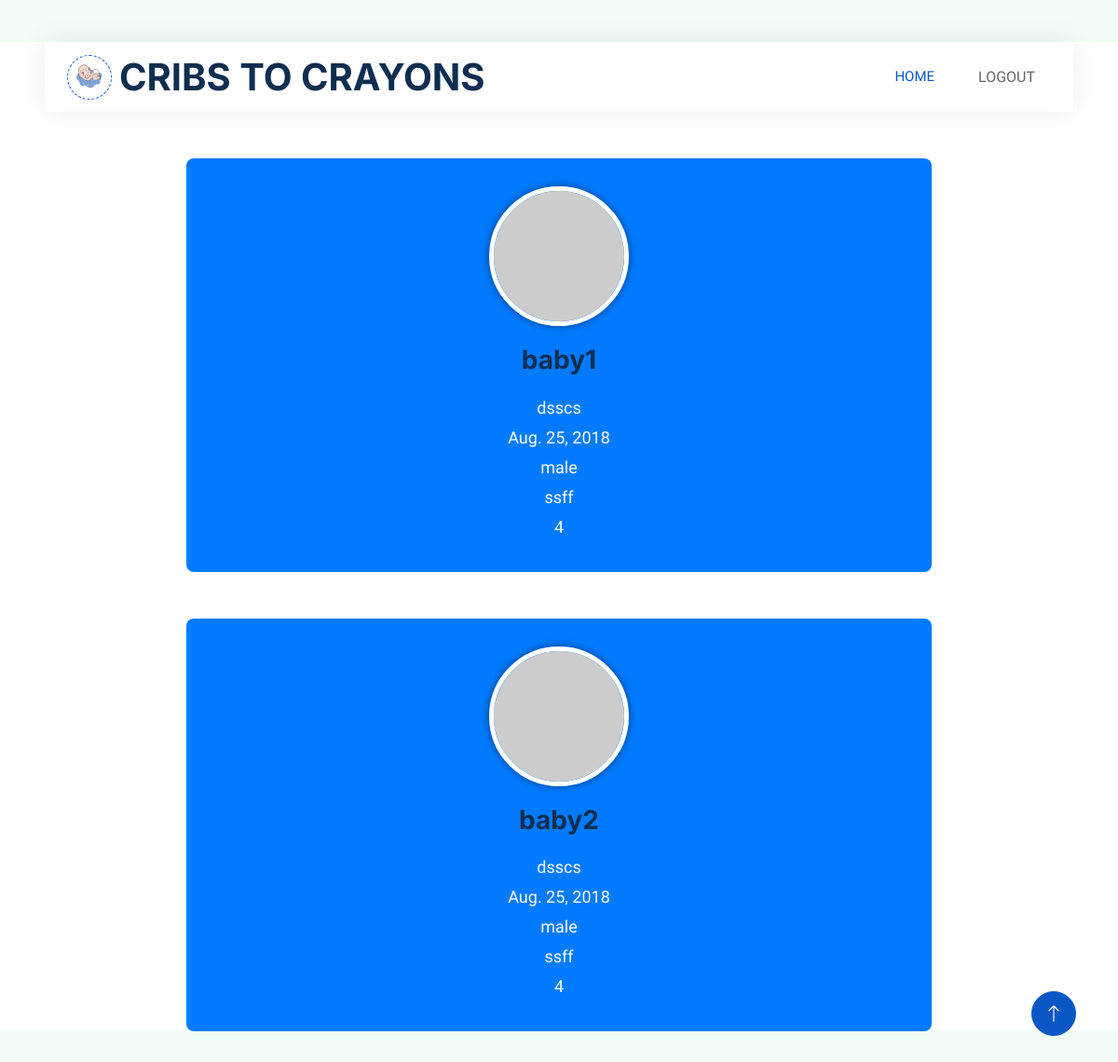
The page /viewbabyh/1 on the database its author committed.
### app1/models.py (models this page shows)
class Baby_details(models.Model):
    parent_id=models.ForeignKey(Parent,on_delete=models.CASCADE)
    hospital_id=models.ForeignKey(Hospital,on_delete=models.CASCADE)
    baby_name=models.CharField(max_length=20)
    father_name=models.CharField(max_length=20,null=True,blank=True)
    gender=models.CharField(max_length=20,null=True,blank=True)
    blood_group=models.CharField(max_length=20,null=True,blank=True)
    weight=models.IntegerField()
    birth_date=models.DateField()

### app1/views.py (the view)
# urls.py: path('viewbabyh/<int:id>',views.view_baby,name="viewbabyh"),
def view_baby(request,id):
    parent=Parent.objects.get(id=id)
    baby=Baby_details.objects.filter(parent_id=parent)
    print(baby)
    context={
        'baby':baby
    }
    return render(request,'Hospital/viewbabydetails.html',context)

### template/Hospital/viewbabydetails.html (shortened to what this page needs)
<!DOCTYPE html>
<html lang="en">
{% load static %}
<head>
    <link href="https://cdnjs.cloudflare.com/ajax/libs/font-awesome/5.10.0/css/all.min.css" rel="stylesheet">
    <link href="https://cdn.jsdelivr.net/npm/bootstrap-icons@1.4.1/font/bootstrap-icons.css" rel="stylesheet">
    <link href="{% static 'js/animate.min.css' %}" rel="stylesheet">
    <link href="{% static 'js/owl.carousel.min.css' %}" rel="stylesheet">
    <link href="{% static 'css/bootstrap.min.css' %}" rel="stylesheet">
    <link href="{% static 'css/style.css' %}" rel="stylesheet">
</head>
<body>
    <div class="container-xxl bg-white p-0">
        <div class="container-fluid nav-bar bg-transparent">
            <nav class="navbar navbar-expand-lg bg-white navbar-light py-0 px-4">
                <a href="index.html" class="navbar-brand d-flex align-items-center text-center">
                    <div class="icon p-2 me-2">
                        <img class="img-fluid" src="{% static 'img/logo.gif' %}" alt="Icon" style="width: 30px; height: 30px;">
                    </div>
                    <h1 class="m-0 " >CRIBS TO CRAYONS</h1>
                </a>
                <div class="collapse navbar-collapse" id="navbarCollapse">
                    <div class="navbar-nav ms-auto">
                        <a href="{% url 'hospitalprofile'%}" class="nav-item nav-link active">HOME</a>
                    </div>
                    <a href="{% url 'login'%}" class="btn  px-3 d-none d-lg-flex" >LOGOUT</a>
                </div>
            </nav>
        </div>
{% for i in baby %}
<div class="profile-container">
  <div class="profile-header text-center">
    <img src="https://via.placeholder.com/150" alt="Profile Picture" class="profile-picture">
    <h1 class="profile-name">{{ i.baby_name }}</h1>
    <div class="profile-details">
      <p>{{ i.father_name }}</p>
      <p>{{ i.birth_date }}</p>
      <p>{{ i.gender }}</p>
      <p>{{ i.blood_group }}</p>
      <p>{{ i.weight }}</p>
    </div>
  </div>
</div>
{% endfor %}
<a href="#" class="btn btn-lg btn-primary btn-lg-square back-to-top"><i class="bi bi-arrow-up"></i></a>
</div>
</body>
</html>

### static/css/style.css (style rules this page uses)
:root { --primary: #0957c5; --secondary: #2264ff; --light: #EFFDF5; --dark: #2551d3; }
.back-to-top { position: fixed; display: none; right: 45px; bottom: 45px; z-index: 99; }
.btn { transition: .5s; }
.btn.btn-primary, .btn.btn-secondary { color: #FFFFFF; }
.btn-lg-square { width: 48px; height: 48px; }
.btn-square, .btn-sm-square, .btn-lg-square { padding: 0; display: flex; align-items: center; justify-content: center; font-weight: normal; border-radius: 50px; }
.nav-bar { position: relative; margin-top: 45px; padding: 0 3rem; transition: .5s; z-index: 9999; }
.navbar { box-shadow: 0 0 30px rgba(0, 0, 0, .08); }
.navbar-light .navbar-nav .nav-link { margin-right: 30px; padding: 25px 0; color: #5288e0; font-size: 15px; text-transform: uppercase; outline: none; }
.navbar-light .navbar-nav .nav-link:hover, .navbar-light .navbar-nav .nav-link.active { color: var(--primary); }
.navbar-light .navbar-brand { height: 75px; }
.navbar-light .navbar-nav .nav-link { color: var(--dark); font-weight: 500; }
.icon { padding: 15px; display: inline-flex; align-items: center; justify-content: center; background: #FFFFFF !important; border-radius: 50px; border: 1px dashed var(--primary) !important; }

### template/Hospital/viewbabydetails.html (style rules this page uses)
.profile-container { max-width: 800px; margin: 50px auto; }
.profile-header { background-color: #007bff; color: #fff; padding: 30px 20px; border-radius: 8px; }
.profile-picture { width: 150px; height: 150px; border-radius: 50%; border: 5px solid #fff; box-shadow: 0px 0px 10px rgba(0, 0, 0, 0.5); }
.profile-name { font-size: 28px; margin-top: 20px; }
.profile-details { margin-top: 20px; }
.profile-details p { font-size: 18px; margin-bottom: 5px; }

### rows shown on the page
Baby_details: baby_name "baby1", father_name "dsscs", birth_date "Aug. 25, 2018", gender "male", blood_group "ssff", weight "4"
Baby_details: baby_name "baby2", father_name "dsscs", birth_date "Aug. 25, 2018", gender "male", blood_group "ssff", weight "4"
